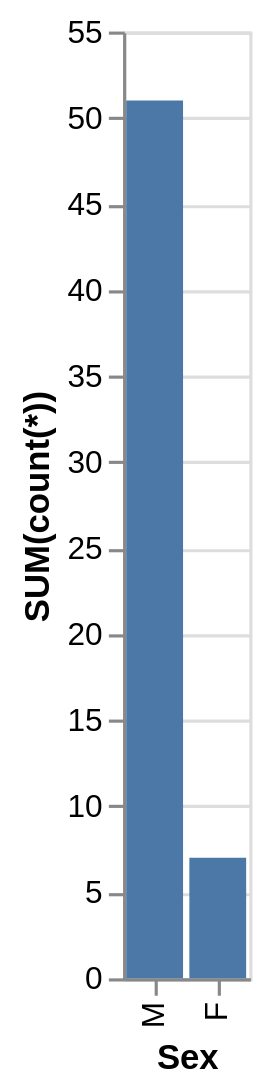

Specify this chart in Vega-Lite:
### Vega-Lite specification from a JSON file in a GitHub repository (floating-point values rounded to 4 significant figures)
{"data": {"values": [{"x_data": "M", "y_data": 51}, {"x_data": "F", "y_data": 7}]}, "mark": "bar", "encoding": {"x": {"field": "x_data", "type": "nominal", "title": "Sex", "sort": "descending"}, "y": {"field": "y_data", "type": "quantitative", "title": "SUM(count(*))"}}}
